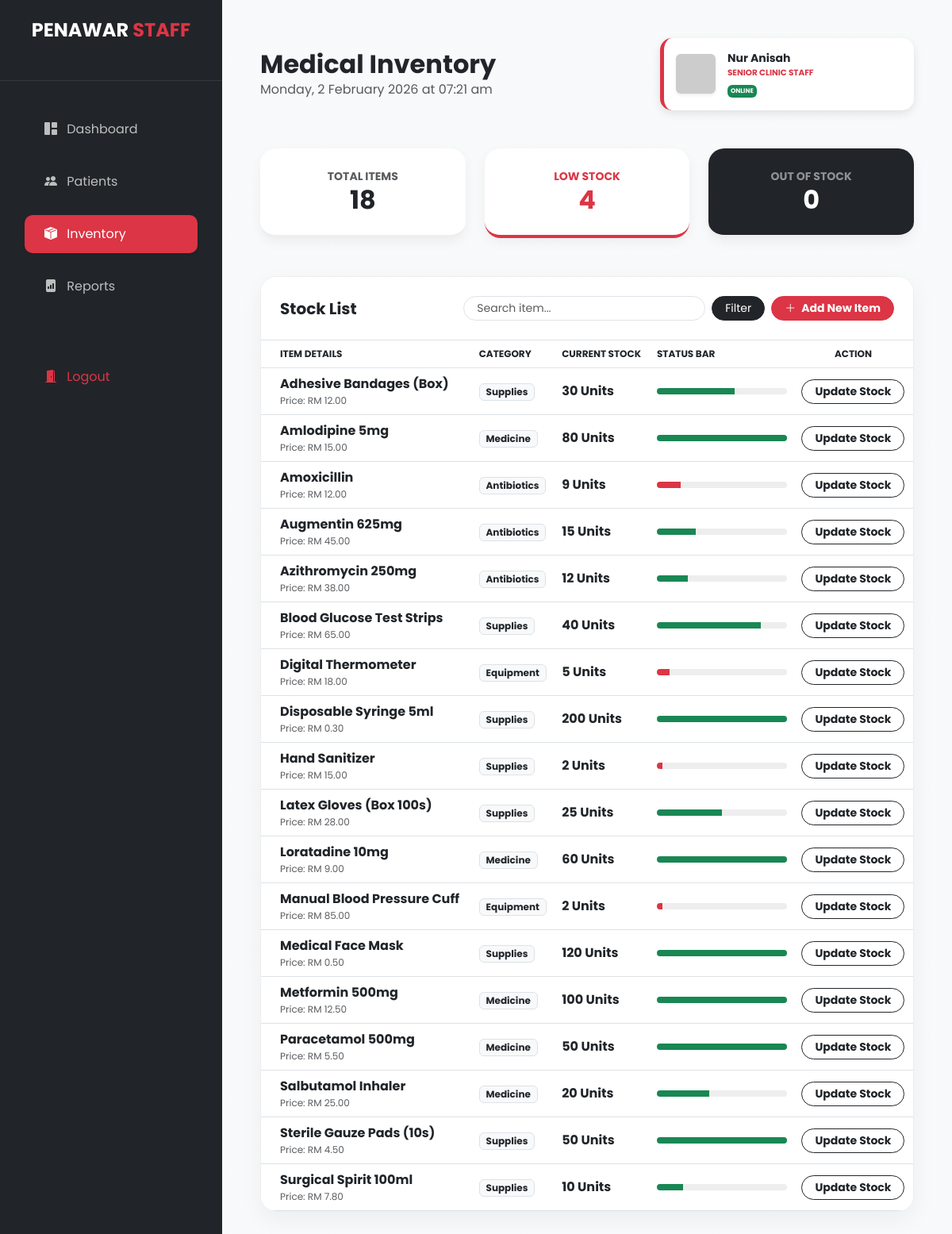
Page /clinic_system/inventory.php (signed in) on the committed database.
### tables this page shows
CREATE TABLE `inventory` (
  `id` int(11) NOT NULL,
  `item_name` varchar(255) NOT NULL,
  `category` varchar(100) NOT NULL,
  `stock_quantity` int(11) NOT NULL DEFAULT 0,
  `unit_price` decimal(10,2) DEFAULT 0.00
);

### clinic_system/inventory.php (the view, shortened to what this page needs)
<?php
include 'db.php';
$total_items = $pdo->query("SELECT COUNT(*) FROM inventory")->fetchColumn();
$low_stock = $pdo->query("SELECT COUNT(*) FROM inventory WHERE stock_quantity < 10 AND stock_quantity > 0")->fetchColumn();
$out_of_stock = $pdo->query("SELECT COUNT(*) FROM inventory WHERE stock_quantity = 0")->fetchColumn();
$search = $_GET['search'] ?? '';
$query = "SELECT * FROM inventory WHERE item_name LIKE ? OR category LIKE ? ORDER BY item_name ASC";
$stmt = $pdo->prepare($query);
$stmt->execute(["%$search%", "%$search%"]);
$inventory = $stmt->fetchAll();
?>
<!DOCTYPE html>
<html lang="en">
<head>
    <link href="https://cdn.jsdelivr.net/npm/bootstrap@5.3.0/dist/css/bootstrap.min.css" rel="stylesheet">
    <link rel="stylesheet" href="https://cdn.jsdelivr.net/npm/bootstrap-icons@1.11.0/font/bootstrap-icons.css">
</head>
<body>
<div class="d-flex">
    <nav id="sidebar">
        <div class="p-4 text-center border-bottom border-secondary border-opacity-25">
            <h4 class="fw-bold mb-0 text-white">PENAWAR <span class="text-danger">STAFF</span></h4>
            <small class="text-muted">Control Panel v2.0</small>
        </div>
        <div class="p-3">
            <ul class="nav flex-column mt-3">
                <li class="nav-item mb-2"><a href="staff_dashboard.php" class="nav-link"><i class="bi bi-grid-1x2-fill me-2"></i> Dashboard</a></li>
                <li class="nav-item mb-2"><a href="manage_patients.php" class="nav-link"><i class="bi bi-people-fill me-2"></i> Patients</a></li>
                <li class="nav-item mb-2"><a href="inventory.php" class="nav-link active shadow-sm"><i class="bi bi-box-seam-fill me-2"></i> Inventory</a></li>
                <li class="nav-item mb-2"><a href="reports.php" class="nav-link"><i class="bi bi-file-bar-graph-fill me-2"></i> Reports</a></li>
                <li class="nav-item mt-5"><a href="login.php" class="nav-link text-danger"><i class="bi bi-door-open-fill me-2"></i> Logout</a></li>
            </ul>
        </div>
    </nav>
    <div class="flex-grow-1 p-4 p-md-5">
        <header class="row align-items-center mb-5">
            <div class="col-md-7">
                <h2 class="fw-bold mb-0 text-dark">Medical Inventory</h2>
                <p class="text-muted mb-0" id="currentDate"></p>
            </div>
            <div class="col-md-5">
                <div class="staff-id-card ms-auto" style="max-width: 320px;">
                    <img src="https://ui-avatars.com/api/?name=<?= $_SESSION['name'] ?>&background=212529&color=fff" width="50" height="50" class="rounded shadow-sm">
                    <div>
                        <div class="fw-bold small text-dark"><?= $_SESSION['name'] ?></div>
                        <div class="text-danger fw-bold" style="font-size: 0.65rem;">SENIOR CLINIC STAFF</div>
                        <span class="badge bg-success p-1" style="font-size: 0.5rem;">ONLINE</span>
                    </div>
                </div>
            </div>
        </header>
        <div class="row g-4 mb-5 text-center">
            <div class="col-md-4">
                <div class="stat-card">
                    <div class="text-muted small fw-bold">TOTAL ITEMS</div>
                    <div class="h2 fw-bold mb-0"><?= $total_items ?></div>
                </div>
            </div>
            <div class="col-md-4">
                <div class="stat-card" style="border-bottom-color: var(--pmc-red);">
                    <div class="text-danger small fw-bold">LOW STOCK</div>
                    <div class="h2 fw-bold mb-0 text-danger"><?= $low_stock ?></div>
                </div>
            </div>
            <div class="col-md-4">
                <div class="stat-card bg-dark text-white">
                    <div class="text-white-50 small fw-bold">OUT OF STOCK</div>
                    <div class="h2 fw-bold mb-0"><?= $out_of_stock ?></div>
                </div>
            </div>
        </div>
        <div class="glass-table-card">
            <div class="p-4 bg-white border-bottom d-flex flex-wrap justify-content-between align-items-center gap-3">
                <h5 class="mb-0 fw-bold">Stock List</h5>
                <div class="d-flex gap-2">
                    <form method="GET" class="d-flex gap-2">
                        <input type="text" name="search" class="form-control form-control-sm rounded-pill px-3" placeholder="Search item..." value="<?= htmlspecialchars($search) ?>">
                        <button type="submit" class="btn btn-dark btn-sm rounded-pill px-3">Filter</button>
                    </form>
                    <button class="btn btn-danger btn-sm rounded-pill px-3 fw-bold" data-bs-toggle="modal" data-bs-target="#addItemModal">
                        <i class="bi bi-plus-lg me-1"></i> Add New Item
                    </button>
                </div>
            </div>
            <div class="table-responsive">
                <table class="table table-hover align-middle mb-0 text-dark">
                    <thead>
                        <tr>
                            <th class="ps-4">Item Details</th>
                            <th>Category</th>
                            <th>Current Stock</th>
                            <th>Status Bar</th>
                            <th class="text-center">Action</th>
                        </tr>
                    </thead>
                    <tbody>
                        <?php foreach ($inventory as $item): ?>
                        <tr>
                            <td class="ps-4">
                                <div class="fw-bold"><?= htmlspecialchars($item['item_name']) ?></div>
                                <div class="text-muted" style="font-size: 0.75rem;">Price: RM <?= number_format($item['unit_price'], 2) ?></div>
                            </td>
                            <td><span class="badge bg-light text-dark border"><?= $item['category'] ?></span></td>
                            <td class="fw-bold"><?= $item['stock_quantity'] ?> Units</td>
                            <td style="width: 180px;">
                                <?php
                                    $qty = $item['stock_quantity'];
                                    $color = ($qty <= 0) ? 'bg-dark' : (($qty < 10) ? 'bg-danger' : 'bg-success');
                                ?>
                                <div class="progress"><div class="progress-bar <?= $color ?>" style="width: <?= min(($qty/50)*100, 100) ?>%"></div></div>
                            </td>
                            <td class="text-center">
                                <button class="btn btn-sm btn-outline-dark rounded-pill px-3 fw-bold" data-bs-toggle="modal" data-bs-target="#updateModal<?= $item['id'] ?>">
                                    Update Stock
                                </button>
                            </td>
                        </tr>
                        <?php endforeach; ?>
                    </tbody>
                </table>
            </div>
        </div>
    </div>
</div>
</body>
</html>

### clinic_system/inventory.php (style rules this page uses)
:root { --pmc-red: #dc3545; --pmc-dark: #212529; --pmc-sidebar: #212529; }
body { font-family: 'Poppins', sans-serif; background: linear-gradient(rgba(248, 249, 250, 0.95), rgba(248, 249, 250, 0.95)), url('https://images.unsplash.com/photo-1519494026892-80bbd2d6fd0d?auto=format&fit=crop&w=1920&q=80'); background-size: cover; background-attachment: fixed; min-height: 100vh; }
#sidebar { min-width: 280px; background: var(--pmc-sidebar); min-height: 100vh; color: white; position: sticky; top: 0; z-index: 1000; }
.nav-link { color: rgba(255,255,255,0.7); padding: 12px 25px; margin: 5px 15px; border-radius: 10px; transition: 0.3s; }
.nav-link:hover, .nav-link.active { background: var(--pmc-red); color: white !important; }
.staff-id-card { background: white; border-radius: 15px; padding: 15px; border-left: 5px solid var(--pmc-red); display: flex; align-items: center; gap: 15px; box-shadow: 0 4px 12px rgba(0,0,0,0.1); }
.stat-card { background: white; border-radius: 20px; padding: 25px; box-shadow: 0 5px 15px rgba(0,0,0,0.05); border-bottom: 4px solid #eee; transition: 0.3s; }
.glass-table-card { background: white; border-radius: 20px; overflow: hidden; box-shadow: 0 10px 30px rgba(0,0,0,0.05); border: 1px solid #eee; }
.table thead { background: var(--pmc-dark); color: white; text-transform: uppercase; font-size: 0.75rem; }
.progress { height: 8px; border-radius: 10px; background: #eee; }

### rows in the picture
inventory: item_name "Adhesive Bandages (Box)", unit_price "12.00", category "Supplies", stock_quantity "30"
inventory: item_name "Amlodipine 5mg", unit_price "15.00", category "Medicine", stock_quantity "80"
inventory: item_name "Amoxicillin", unit_price "12.00", category "Antibiotics", stock_quantity "9"
inventory: item_name "Augmentin 625mg", unit_price "45.00", category "Antibiotics", stock_quantity "15"
inventory: item_name "Azithromycin 250mg", unit_price "38.00", category "Antibiotics", stock_quantity "12"
inventory: item_name "Blood Glucose Test Strips", unit_price "65.00", category "Supplies", stock_quantity "40"
inventory: item_name "Digital Thermometer", unit_price "18.00", category "Equipment", stock_quantity "5"
inventory: item_name "Disposable Syringe 5ml", unit_price "0.30", category "Supplies", stock_quantity "200"
inventory: item_name "Hand Sanitizer", unit_price "15.00", category "Supplies", stock_quantity "2"
inventory: item_name "Latex Gloves (Box 100s)", unit_price "28.00", category "Supplies", stock_quantity "25"
inventory: item_name "Loratadine 10mg", unit_price "9.00", category "Medicine", stock_quantity "60"
inventory: item_name "Manual Blood Pressure Cuff", unit_price "85.00", category "Equipment", stock_quantity "2"
inventory: item_name "Medical Face Mask", unit_price "0.50", category "Supplies", stock_quantity "120"
inventory: item_name "Metformin 500mg", unit_price "12.50", category "Medicine", stock_quantity "100"
inventory: item_name "Paracetamol 500mg", unit_price "5.50", category "Medicine", stock_quantity "50"
inventory: item_name "Salbutamol Inhaler", unit_price "25.00", category "Medicine", stock_quantity "20"
inventory: item_name "Sterile Gauze Pads (10s)", unit_price "4.50", category "Supplies", stock_quantity "50"
inventory: item_name "Surgical Spirit 100ml", unit_price "7.80", category "Supplies", stock_quantity "10"

### other values in the picture
$_SESSION['name'] "Nur Anisah"
$total_items "18"
$low_stock "4"
$out_of_stock "0"
